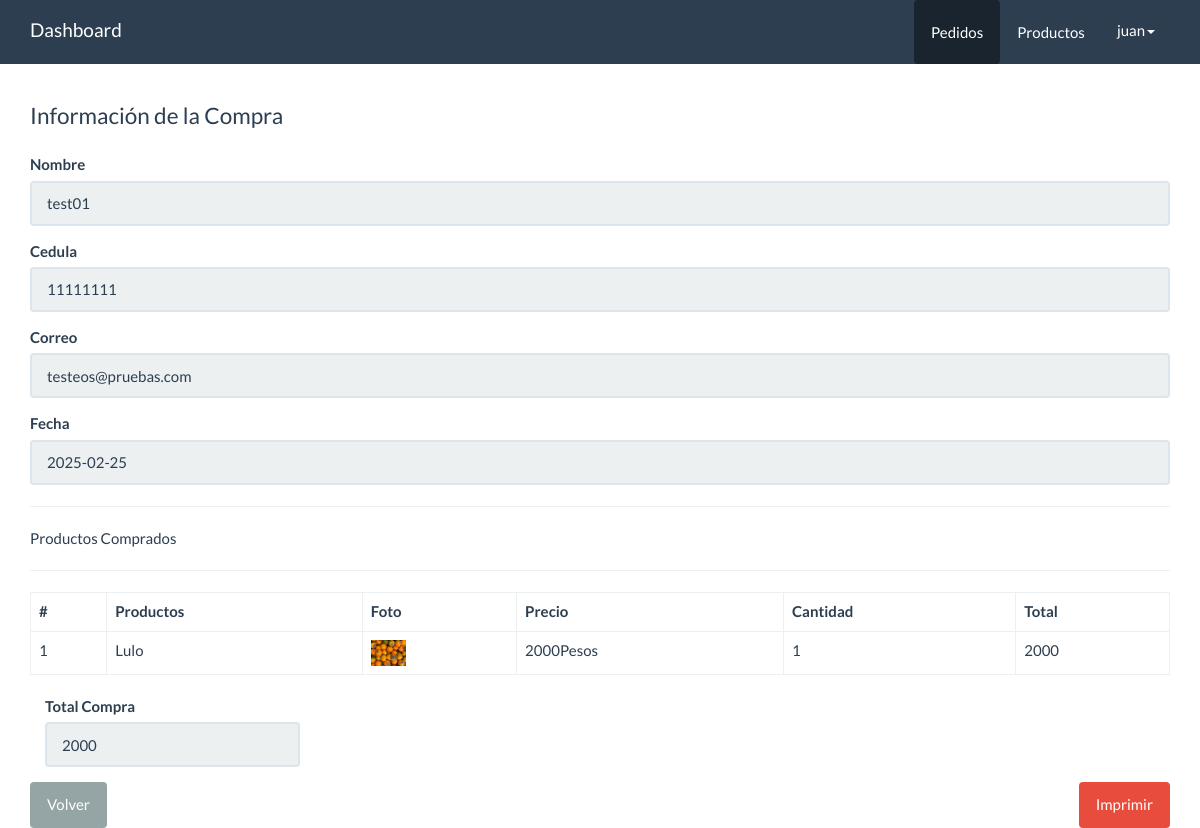
Screenshot of /panel/pedidos/ver.php?id=33 (signed in) with the database file from the repository.
### tables this page shows
CREATE TABLE `pedidos` (
  `id` int(10) NOT NULL,
  `usuario_id` int(11) NOT NULL,
  `total` int(7) NOT NULL,
  `fecha` date NOT NULL,
  `estado` int(11) NOT NULL DEFAULT 1
);

CREATE TABLE `clientes` (
  `id` int(11) NOT NULL,
  `nombre` varchar(250) NOT NULL,
  `cedula` varchar(10) NOT NULL,
  `departamento` varchar(25) NOT NULL,
  `ciudad` varchar(25) NOT NULL,
  `dirEntrega` varchar(25) NOT NULL,
  `correo` varchar(50) NOT NULL,
  `celular` varchar(15) NOT NULL,
  `comentario` varchar(250) NOT NULL
);

CREATE TABLE `detalle_pedidos` (
  `id` int(11) NOT NULL,
  `pedido_id` int(11) NOT NULL,
  `producto_id` int(11) NOT NULL,
  `precio` int(7) NOT NULL,
  `cantidad` int(11) NOT NULL,
  `estado` int(11) NOT NULL DEFAULT 0
);

CREATE TABLE `productos` (
  `id` int(11) NOT NULL,
  `NombrePro` varchar(20) NOT NULL,
  `descripcion` varchar(250) NOT NULL,
  `foto` varchar(100) NOT NULL,
  `precio` int(7) NOT NULL,
  `categoria_id` int(10) NOT NULL,
  `id_surtidor` int(11) NOT NULL,
  `fecha` date NOT NULL,
  `estado` int(11) NOT NULL DEFAULT 1
);

### src/Pedido.php (called while the page is built, shortened)
<?php
class Pedido{
    private $cn = null;
    public function __construct(){
        $this->config = parse_ini_file(__DIR__.'/../config.ini') ;
        $this->cn = new \PDO( $this->config['dns'], $this->config['usuario'],$this->config['clave'],array(
            \PDO::MYSQL_ATTR_INIT_COMMAND => 'SET NAMES utf8'
        ));
    }
	public function mostrarPorId($id)
    {
        $sql = "SELECT p.id, nombre, cedula, correo, total, fecha FROM pedidos p
        INNER JOIN clientes c ON p.usuario_id = c.id WHERE p.id = :id";
        $resultado = $this->cn->prepare($sql);
        $_array = array(
            ':id'=>$id
        );
        if($resultado->execute($_array ))
            return  $resultado->fetch();
        return false;
    }
	public function mostrarDetallePorIdPedido($id){
        $sql = "SELECT dp.id, pe.NombrePro,dp.precio,dp.cantidad,pe.foto FROM `detalle_pedidos` dp
		INNER JOIN `productos` pe ON pe.id= dp.producto_id WHERE dp.pedido_id = :id";
        $resultado = $this->cn->prepare($sql);
        $_array = array(
            ':id'=>$id
        );
        if($resultado->execute( $_array))
            return  $resultado->fetchAll();
        return false;
    }
}

### panel/pedidos/ver.php (the view, shortened to what this page needs)
<!DOCTYPE html>
<html lang="en">
  <head>
    <link rel="stylesheet" href="../../assets/css/bootstrap.min.css">
    <link rel="stylesheet" href="../../assets/css/estilos.css">
  </head>
  <body>
    <nav class="navbar navbar-default navbar-fixed-top">
      <div class="container">
        <div class="navbar-header">
          <a class="navbar-brand" href="../dashboard.php">Dashboard</a>
        </div>
        <div id="navbar" class="navbar-collapse collapse">
          <ul class="nav navbar-nav pull-right">
            <li class="active">
              <a href="index.php" class="btn">Pedidos</a>
            </li>
            <li>
              <a href="../productos/index.php" class="btn">Productos</a>
            </li>
            <li class="dropdown">
                <a href="#" class="dropdown-toggle" data-toggle="dropdown" role="button" aria-haspopup="true" aria-expanded="false"><?php print $_SESSION['usuario_info']['nombre_usuario'] ?><span class="caret"></span></a>
            </li>
          </ul>
        </div>
      </div>
    </nav>
    <div class="container" id="main">
    <div class="row">
          <div class="col-md-12">
            <fieldset>
                <?php
                    $id = $_GET['id'];
                    $pedido = new Agroapp\Pedido;
                    $info_pedido = $pedido->mostrarPorId($id);
                    $info_detalle_pedido = $pedido->mostrarDetallePorIdPedido($id);
                ?>
                <legend>Información de la Compra</legend>
                <div class="form-group">
                    <label>Nombre</label>
                    <input value="<?php print $info_pedido['nombre'] ?>" type="text" class="form-control" readonly>
                </div>
                <div class="form-group">
                    <label>Cedula</label>
                    <input value="<?php print $info_pedido['cedula'] ?>" type="text" class="form-control" readonly>
                </div>
                <div class="form-group">
                    <label>Correo</label>
                    <input value="<?php print $info_pedido['correo'] ?>" type="text" class="form-control" readonly>
                </div>
                <div class="form-group">
                    <label>Fecha</label>
                    <input value="<?php print $info_pedido['fecha'] ?>" type="text" class="form-control" readonly>
                </div>
                <hr>
                    Productos Comprados
                <hr>
                <table class="table table-bordered">
                  <thead>
                    <tr>
                      <th>#</th>
                      <th>Productos</th>
                      <th>Foto</th>
                      <th>Precio</th>
                      <th>Cantidad</th>
                      <th>
                          Total
                      </th>
                    </tr>
                  </thead>
                  <tbody>
                    <?php
                      $cantidad = count($info_detalle_pedido);
                      if($cantidad > 0){
                        $c=0;
                      for($x =0; $x < $cantidad; $x++){
                        $c++;
                        $item = $info_detalle_pedido[$x];
                        $total = $item['precio'] * $item['cantidad'];
                    ?>
                    <tr>
                      <td><?php print $c?></td>
                      <td><?php print $item['NombrePro']?></td>
                      <td>
                      <?php
                          $foto = '../../upload/'.$item['foto'];
                          if(file_exists($foto)){
                        ?>
                          <img src="<?php print $foto; ?>" width="35">
                      <?php }else{?>
                          SIN FOTO
                      <?php }?>
                      </td>
                      <td><?php print $item['precio']?>Pesos</td>
                      <td><?php print $item['cantidad']?></td>
                    <td>
                    <?php print $total?>
                    </td>
                    </tr>
                    <?php
                      }
                    }else{
                    ?>
                    <tr>
                      <td colspan="6">NO HAY REGISTROS</td>
                    </tr>
                    <?php }?>
                  </tbody>
                </table>
                <div class="col-md-3">
                    <div class="form-group">
                        <label>Total Compra</label>
                        <input value="<?php print $info_pedido['total'] ?>" type="text" class="form-control" readonly>
                    </div>
                </div>
            </fieldset>
            <div class="pull-left">
                <a href="index.php" class="btn btn-default hidden-print">Volver</a>
            </div>
            <div class="pull-right">
                <a href="javascript:;" id="btnImprimir" class="btn btn-danger hidden-print">Imprimir</a>
            </div>
          </div>
        </div>
    </div>
  </body>
</html>

### assets/css/estilos.css (style rules this page uses)
#main { margin-top: 100px; }

### rows the page displays
pedidos: nombre "test01", cedula "11111111", correo "testeos@pruebas.com", fecha "2025-02-25", total "2000"
detalle_pedidos: producto.NombrePro "Lulo", producto.foto (picture), precio "2000", cantidad "1"

### other values shown
$_SESSION['usuario_info']['nombre_usuario'] "juan"
